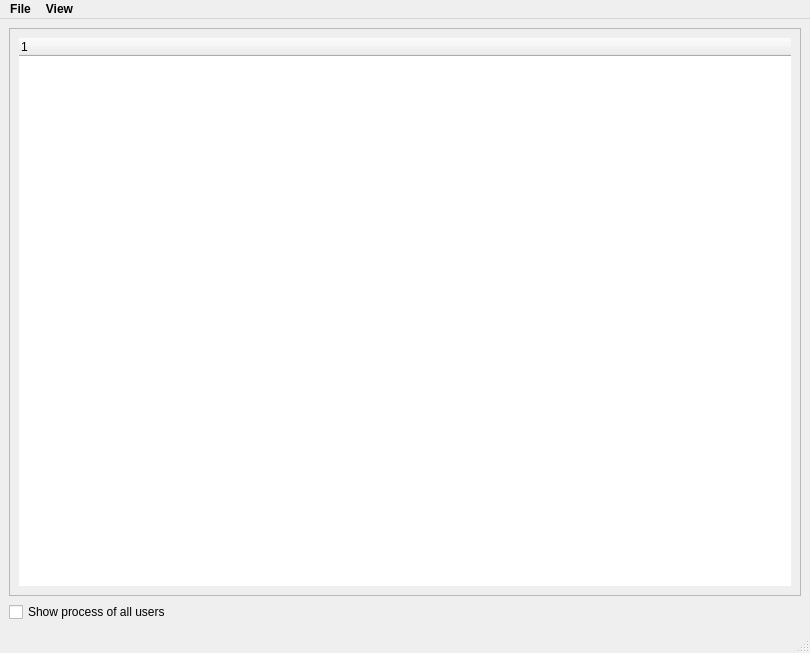
<?xml version="1.0" encoding="UTF-8"?>
<ui version="4.0">
 <class>MainWindow</class>
 <widget class="QMainWindow" name="MainWindow">
  <property name="geometry">
   <rect>
    <x>0</x>
    <y>0</y>
    <width>810</width>
    <height>653</height>
   </rect>
  </property>
  <property name="windowTitle">
   <string>PerfMon</string>
  </property>
  <property name="windowIcon">
   <iconset>
    <normaloff>Apps-utilities-system-monitor-icon.png</normaloff>Apps-utilities-system-monitor-icon.png</iconset>
  </property>
  <widget class="QWidget" name="centralwidget">
   <layout class="QVBoxLayout" name="verticalLayout_2">
    <item>
     <widget class="QFrame" name="frame">
      <property name="frameShape">
       <enum>QFrame::StyledPanel</enum>
      </property>
      <property name="frameShadow">
       <enum>QFrame::Raised</enum>
      </property>
      <layout class="QVBoxLayout" name="verticalLayout_3">
       <item>
        <widget class="QTreeWidget" name="treeWidget">
         <property name="sizePolicy">
          <sizepolicy hsizetype="Expanding" vsizetype="Expanding">
           <horstretch>0</horstretch>
           <verstretch>0</verstretch>
          </sizepolicy>
         </property>
         <property name="frameShape">
          <enum>QFrame::NoFrame</enum>
         </property>
         <property name="sizeAdjustPolicy">
          <enum>QAbstractScrollArea::AdjustToContents</enum>
         </property>
         <attribute name="headerCascadingSectionResizes">
          <bool>true</bool>
         </attribute>
         <column>
          <property name="text">
           <string notr="true">1</string>
          </property>
         </column>
        </widget>
       </item>
      </layout>
     </widget>
    </item>
    <item>
     <widget class="QCheckBox" name="checkBox">
      <property name="text">
       <string>Show process of all users</string>
      </property>
     </widget>
    </item>
   </layout>
  </widget>
  <widget class="QMenuBar" name="menubar">
   <property name="geometry">
    <rect>
     <x>0</x>
     <y>0</y>
     <width>810</width>
     <height>22</height>
    </rect>
   </property>
   <property name="font">
    <font>
     <weight>75</weight>
     <bold>true</bold>
    </font>
   </property>
   <property name="autoFillBackground">
    <bool>false</bool>
   </property>
   <widget class="QMenu" name="menuFile">
    <property name="title">
     <string>File</string>
    </property>
    <addaction name="actionExit"/>
   </widget>
   <widget class="QMenu" name="menuView">
    <property name="title">
     <string>View</string>
    </property>
    <addaction name="actionSystem_Information"/>
   </widget>
   <addaction name="menuFile"/>
   <addaction name="menuView"/>
  </widget>
  <widget class="QStatusBar" name="statusbar"/>
  <action name="actionExit">
   <property name="text">
    <string>Exit</string>
   </property>
   <property name="shortcut">
    <string>Alt+X</string>
   </property>
  </action>
  <action name="actionSystem_Information">
   <property name="text">
    <string>System Information</string>
   </property>
   <property name="shortcut">
    <string>Alt+I</string>
   </property>
  </action>
 </widget>
 <resources/>
 <connections/>
</ui>
